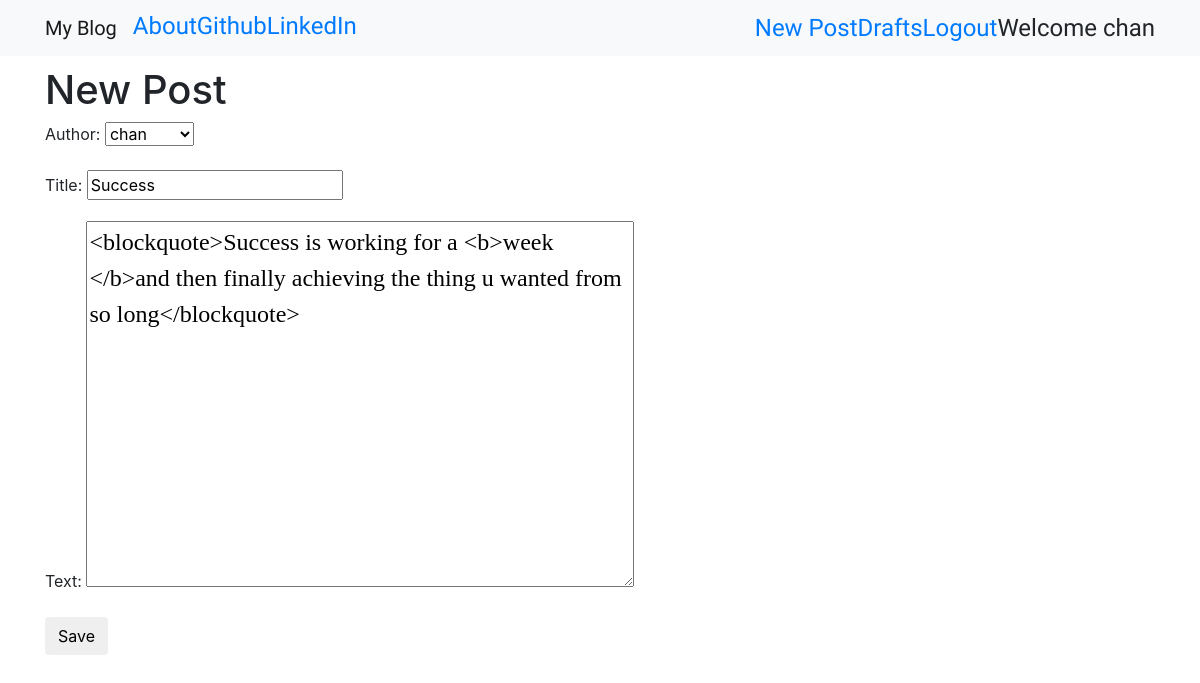
Screenshot of /post/2/edit/ (signed in) with the database file from the repository.
### blog/models.py (models this page shows, shortened)
class Post(models.Model):
	author=models.ForeignKey('auth.User',on_delete=models.CASCADE)	#new superuser created through this
	title=models.CharField(max_length=125)
	text=models.TextField()
	created_date=models.DateTimeField(default=timezone.now())	#created date is now
	published_date=models.DateTimeField(blank=True,null=True)	#this date will be added through below func which will be triggered through btn

### blog/views.py (the view)
# urls.py: url(r'^post/(?P<pk>\d+)/edit/$',views.PostUpdateView.as_view(),name='post_edit'),
class PostUpdateView(LoginRequiredMixin,UpdateView):
	login_url='/login/'	#after login user should go to login page
	redirect_field_name='blog/post_detail.html'	#redirect user to this page after login
	form_class=PostForm
	model=Post

### blog/forms.py
class PostForm(forms.ModelForm):
	class Meta():
		model=Post	#we are telling that we want data from user to be filled into model 'Post'
		fields=('author','title','text')	#all these 3 will be displayed in the form as per described in model
		widgets = {
			'title':forms.TextInput(attrs={'class':'textinputclass'}),	#textinputclass is our own defined css class
			'text':forms.Textarea(attrs={'class':'editable medium-editor-textarea postcontent'})
		}

### blog/templates/blog/post_form.html (shortened to what this page needs)
{%extends 'blog/base.html'%}
{% block content %}
<h1> New Post</h1>
<form class="post-form" method="POST">
	{{form.as_p}}
	<button type="submit" class="save btn btn-default">Save</button>
</form>
{% endblock %}

### blog/templates/blog/base.html (shortened to what this page needs)
<!DOCTYPE html>
{% load staticfiles %}
<html>
<head>
<link href="//netdna.bootstrapcdn.com/bootstrap/3.0.0/css/bootstrap-glyphicons.css" rel="stylesheet">
<link rel="stylesheet" href="https://stackpath.bootstrapcdn.com/bootstrap/4.1.0/css/bootstrap.min.css">
<link rel="stylesheet" href="//cdn.jsdelivr.net/npm/medium-editor@latest/dist/css/medium-editor.min.css" type="text/css" media="screen" charset="utf-8">
<link rel="stylesheet" href="{% static '/css/blog.css' %}">
</head>
<body class="loader">
<nav class="navbar navbar-expand-lg navbar-light bg-light techfont custom-navbar">
	<div class="container">
	<ul class="nav navbar-nav">
		<li><a class="navbar-brand bigbrand" href="{% url 'post_list' %}">My Blog</a></li>
		<li><a href="{% url 'about' %}"> About </a></li>
		<li><a href="https://github.com/"> Github </a></li>
		<li><a href="https://www.linkedin.com/"> LinkedIn </a></li>
	</ul>
	<ul class="nav navbar-nav navbar-right">
		{%if user.is_authenticated %}
			<li>
				<a href="{%url 'post_new'%}"> New Post </a>
			</li>
			<li>
				<a href="{%url 'post_draft_list'%}"> Drafts </a>
			</li>
			<li>
				<a href="{%url 'logout'%}"> Logout </a>
			</li>
			<li>
				<a>Welcome {{ user.username}}</a>
			</li>
		{% else %}
			<li>
				<a href="{%url 'login'%}"><span class="glyphicon glyphicon-user"></span></a>
			</li>
		{%endif%}
	</ul>
	</div>
</nav>
<div class="content container">
	<div class="row">
		<div class="col-md-8">
			<div class="blog_posts">
				{% block content %}
				{% endblock %}
			</div>
		</div>
	</div>
</div>
</body>
</html>

### blog/static/css/blog.css (style rules this page uses)
.techfont { font-family: 'Exo', sans-serif; font-size: 1.5em; margin-bottom: 10px; }
.postcontent { font-family: 'Montserrat'; font-size:1.5em; }

### rows the page displays
Post: author "chan", title "Success", text "<blockquote>Success is working for a <b>week </b>and then finally achieving the thing u wanted from so long</blockquote>"

### other values shown
{{ user.username }} "chan"
